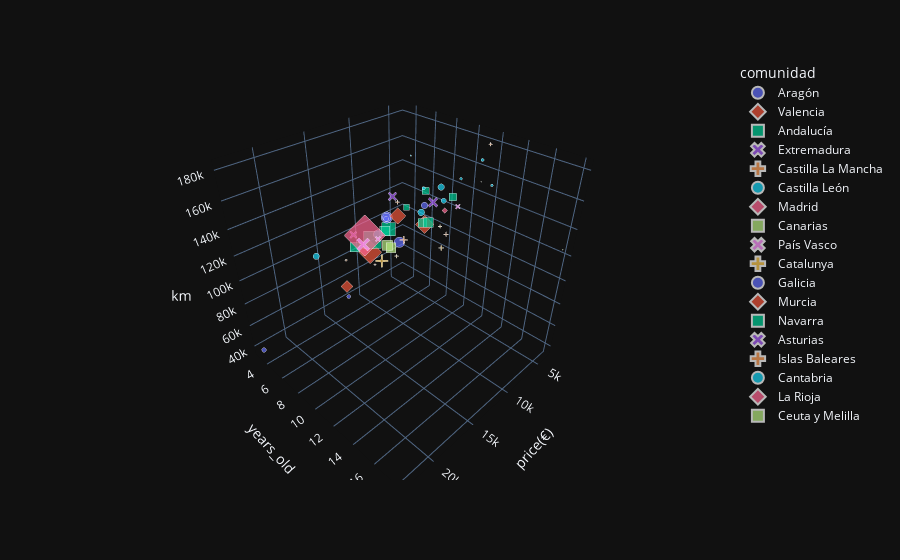

Notebook source saved alongside this figure:
### Markdown cell above
Interestingly, the cheapest regions when looking at the price vs years_old and total_km are from the **canary irelands**.

**Zaragoza, Malaga and Tarragona** seem to be also good places to buy a car, with both years_old and km below most of the other regions.

The few cars advertised in Teruel seem to be quite new and consequently, expensive. Even the horse_power, and percentage professional is large in that region, indicating that there may be a business of **high-end cars**. We can later look at the actual brands to see f this is the case.

### Code cell
fig = px.scatter_3d(df_map_pairs, x="price(€)", y="years_old", z="km", 
                    color="comunidad", 
                    size="number_cars",
                    size_max =30,
                    hover_name="region",
                    hover_data=["percentage_professional", "horse_power", "adds_per_1000_people"],
                    symbol="comunidad",
                    template="plotly_dark"
                   ) 
fig.show()

### Figure 1 — Plotly figure (JSON) as saved in the notebook; plotly's stock layout.template omitted (floating-point values rounded to 4 significant figures)
{"data": [{"customdata": [[93.4, 150, 1.1], [77.5, 130, 0.5], [86.1, 120, 0.9]], "hovertemplate": "<b>%{hovertext}</b><br><br>comunidad=Aragón<br>price(€)=%{x}<br>years_old=%{y}<br>km=%{z}<br>number_cars=%{marker.size}<br>percentage_professional=%{customdata[0]}<br>horse_power=%{customdata[1]}<br>adds_per_1000_people=%{customdata[2]}<extra></extra>", "hovertext": ["Teruel", "Huesca", "Zaragoza"], "legendgroup": "Aragón", "marker": {"color": "#636efa", "size": [166, 111, 904], "sizemode": "area", "sizeref": 8.681, "symbol": "circle"}, "mode": "markers", "name": "Aragón", "scene": "scene", "showlegend": true, "type": "scatter3d", "x": [22900, 14000, 9276], "y": [3, 5, 7], "z": [36000, 59804, 102100.0]}, {"customdata": [[86.5, 125.5, 1.1], [86.6, 120, 0.9], [82.2, 125, 0.8]], "hovertemplate": "<b>%{hovertext}</b><br><br>comunidad=Valencia<br>price(€)=%{x}<br>years_old=%{y}<br>km=%{z}<br>number_cars=%{marker.size}<br>percentage_professional=%{customdata[0]}<br>horse_power=%{customdata[1]}<br>adds_per_1000_people=%{customdata[2]}<extra></extra>", "hovertext": ["Castellon", "Valencia", "Alicante"], "legendgroup": "Valencia", "marker": {"color": "#EF553B", "size": [646, 2387, 1517], "sizemode": "area", "sizeref": 8.681, "symbol": "diamond"}, "mode": "markers", "name": "Valencia", "scene": "scene", "showlegend": true, "type": "scatter3d", "x": [13150, 10900, 8500], "y": [4, 5, 9], "z": [61000, 90000, 123000]}, {"customdata": [[80.3, 120, 0.7], [89.1, 120, 1.5], [76.1, 122, 1], [85, 120, 1.1], [68.8, 120, 0.6], [64.4, 130, 0.7], [68.7, 120, 0.8], [73.4, 120, 0.8]], "hovertemplate": "<b>%{hovertext}</b><br><br>comunidad=Andalucía<br>price(€)=%{x}<br>years_old=%{y}<br>km=%{z}<br>number_cars=%{marker.size}<br>percentage_professional=%{customdata[0]}<br>horse_power=%{customdata[1]}<br>adds_per_1000_people=%{customdata[2]}<extra></extra>", "hovertext": ["Cadiz", "Sevilla", "Malaga", "Cordoba", "Huelva", "Almeria", "Granada", "Jaen"], "legendgroup": "Andalucía", "marker": {"color": "#00cc96", "size": [807, 2821, 1660, 868, 301, 449, 699, 522], "sizemode": "area", "sizeref": 8.681, "symbol": "square"}, "mode": "markers", "name": "Andalucía", "scene": "scene", "showlegend": true, "type": "scatter3d", "x": [11809, 10560, 9500, 10000, 9600, 8500, 8790, 7000.0], "y": [4, 5, 6, 6, 8, 9, 9, 10.5], "z": [93061, 100000, 109990, 110000, 136000, 149000, 125000, 145500]}, {"customdata": [[86.4, 130, 1.2], [79.2, 120, 1]], "hovertemplate": "<b>%{hovertext}</b><br><br>comunidad=Extremadura<br>price(€)=%{x}<br>years_old=%{y}<br>km=%{z}<br>number_cars=%{marker.size}<br>percentage_professional=%{customdata[0]}<br>horse_power=%{customdata[1]}<br>adds_per_1000_people=%{customdata[2]}<extra></extra>", "hovertext": ["Caceres", "Badajoz"], "legendgroup": "Extremadura", "marker": {"color": "#ab63fa", "size": [492, 693], "sizemode": "area", "sizeref": 8.681, "symbol": "x"}, "mode": "markers", "name": "Extremadura", "scene": "scene", "showlegend": true, "type": "scatter3d", "x": [11875, 8900], "y": [4, 6], "z": [104400.0, 135330]}, {"customdata": [[75.9, 130, 0.5], [69.3, 120, 0.5], [70.3, 120, 0.5], [94.6, 130, 2.6], [69.7, 125, 0.5]], "hovertemplate": "<b>%{hovertext}</b><br><br>comunidad=Castilla La Mancha<br>price(€)=%{x}<br>years_old=%{y}<br>km=%{z}<br>number_cars=%{marker.size}<br>percentage_professional=%{customdata[0]}<br>horse_power=%{customdata[1]}<br>adds_per_1000_people=%{customdata[2]}<extra></extra>", "hovertext": ["Cuenca", "Guadalajara", "Toledo", "Albacete", "Ciudad real"], "legendgroup": "Castilla La Mancha", "marker": {"color": "#FFA15A", "size": [116, 127, 377, 1041, 261], "sizemode": "area", "sizeref": 8.681, "symbol": "cross"}, "mode": "markers", "name": "Castilla La Mancha", "scene": "scene", "showlegend": true, "type": "scatter3d", "x": [13000, 10300, 9500, 9950, 4790], "y": [4, 5, 7, 8, 12], "z": [85500, 76000, 136000, 110594, 182000]}, {"customdata": [[91.1, 150, 0.9], [93.9, 130, 1.9], [62.5, 120, 0.2], [66.7, 140, 0.5], [80.9, 130, 0.7], [66, 140, 0.4], [75.4, 140, 0.3], [53.8, 115, 0.3], [80, 120, 0.5]], "hovertemplate": "<b>%{hovertext}</b><br><br>comunidad=Castilla León<br>price(€)=%{x}<br>years_old=%{y}<br>km=%{z}<br>number_cars=%{marker.size}<br>percentage_professional=%{customdata[0]}<br>horse_power=%{customdata[1]}<br>adds_per_1000_people=%{customdata[2]}<extra></extra>", "hovertext": ["Burgos", "Salamanca", "Soria", "Zamora", "Valladolid", "Leon", "Segovia", "Avila", "Palencia"], "legendgroup": "Castilla León", "marker": {"color": "#19d3f3", "size": [326, 669, 16, 90, 371, 215, 57, 52, 80], "sizemode": "area", "sizeref": 8.681, "symbol": "circle"}, "mode": "markers", "name": "Castilla León", "scene": "scene", "showlegend": true, "type": "scatter3d", "x": [16900, 10900, 9095, 8750.0, 9000, 8990, 6800, 3925, 5725], "y": [4.5, 6, 8, 9, 9, 11, 11, 12, 12], "z": [105300.0, 110000, 172500, 151500, 134000, 150000, 160000, 151000, 173500]}, {"customdata": [[88.2, 130, 1.2]], "hovertemplate": "<b>%{hovertext}</b><br><br>comunidad=Madrid<br>price(€)=%{x}<br>years_old=%{y}<br>km=%{z}<br>number_cars=%{marker.size}<br>percentage_professional=%{customdata[0]}<br>horse_power=%{customdata[1]}<br>adds_per_1000_people=%{customdata[2]}<extra></extra>", "hovertext": ["Madrid"], "legendgroup": "Madrid", "marker": {"color": "#FF6692", "size": [7813], "sizemode": "area", "sizeref": 8.681, "symbol": "diamond"}, "mode": "markers", "name": "Madrid", "scene": "scene", "showlegend": true, "type": "scatter3d", "x": [11495], "y": [5], "z": [107000]}, {"customdata": [[73.6, 115, 0.9], [75.6, 110, 0.8]], "hovertemplate": "<b>%{hovertext}</b><br><br>comunidad=Canarias<br>price(€)=%{x}<br>years_old=%{y}<br>km=%{z}<br>number_cars=%{marker.size}<br>percentage_professional=%{customdata[0]}<br>horse_power=%{customdata[1]}<br>adds_per_1000_people=%{customdata[2]}<extra></extra>", "hovertext": ["Santa cruz de tenerife", "Las palmas"], "legendgroup": "Canarias", "marker": {"color": "#B6E880", "size": [939, 881], "sizemode": "area", "sizeref": 8.681, "symbol": "square"}, "mode": "markers", "name": "Canarias", "scene": "scene", "showlegend": true, "type": "scatter3d", "x": [8495, 7990], "y": [5, 5], "z": [87820, 84000]}, {"customdata": [[91.7, 130, 1.3], [70.4, 125, 0.4], [75.7, 130, 0.8]], "hovertemplate": "<b>%{hovertext}</b><br><br>comunidad=País Vasco<br>price(€)=%{x}<br>years_old=%{y}<br>km=%{z}<br>number_cars=%{marker.size}<br>percentage_professional=%{customdata[0]}<br>horse_power=%{customdata[1]}<br>adds_per_1000_people=%{customdata[2]}<extra></extra>", "hovertext": ["Vizcaya", "Guipuzcoa", "Alava"], "legendgroup": "País Vasco", "marker": {"color": "#FF97FF", "size": [1490, 247, 243], "sizemode": "area", "sizeref": 8.681, "symbol": "x"}, "mode": "markers", "name": "País Vasco", "scene": "scene", "showlegend": true, "type": "scatter3d", "x": [11740.0, 10900, 6990], "y": [5, 6, 11], "z": [99670.0, 106000, 140000]}, {"customdata": [[83.7, 130, 0.5], [77.2, 130, 0.6], [67.5, 124, 0.3], [78.6, 125, 0.6]], "hovertemplate": "<b>%{hovertext}</b><br><br>comunidad=Catalunya<br>price(€)=%{x}<br>years_old=%{y}<br>km=%{z}<br>number_cars=%{marker.size}<br>percentage_professional=%{customdata[0]}<br>horse_power=%{customdata[1]}<br>adds_per_1000_people=%{customdata[2]}<extra></extra>", "hovertext": ["Barcelona", "Lleida", "Girona", "Tarragona"], "legendgroup": "Catalunya", "marker": {"color": "#FECB52", "size": [2770, 259, 240, 496], "sizemode": "area", "sizeref": 8.681, "symbol": "cross"}, "mode": "markers", "name": "Catalunya", "scene": "scene", "showlegend": true, "type": "scatter3d", "x": [10500, 10900, 7775, 7445], "y": [6, 8, 10, 10], "z": [85110.0, 100000, 123000, 104000]}, {"customdata": [[81.8, 125, 0.9], [74.5, 135, 0.6], [78.8, 130, 0.6], [79.6, 130, 1]], "hovertemplate": "<b>%{hovertext}</b><br><br>comunidad=Galicia<br>price(€)=%{x}<br>years_old=%{y}<br>km=%{z}<br>number_cars=%{marker.size}<br>percentage_professional=%{customdata[0]}<br>horse_power=%{customdata[1]}<br>adds_per_1000_people=%{customdata[2]}<extra></extra>", "hovertext": ["A coruña", "Pontevedra", "Ourense", "Lugo"], "legendgroup": "Galicia", "marker": {"color": "#636efa", "size": [1063, 599, 203, 358], "sizemode": "area", "sizeref": 8.681, "symbol": "circle"}, "mode": "markers", "name": "Galicia", "scene": "scene", "showlegend": true, "type": "scatter3d", "x": [10900, 10900, 10990, 9994.0], "y": [7, 7, 7, 10], "z": [128000, 128000, 127000, 145800]}, {"customdata": [[77.3, 120, 0.8]], "hovertemplate": "<b>%{hovertext}</b><br><br>comunidad=Murcia<br>price(€)=%{x}<br>years_old=%{y}<br>km=%{z}<br>number_cars=%{marker.size}<br>percentage_professional=%{customdata[0]}<br>horse_power=%{customdata[1]}<br>adds_per_1000_people=%{customdata[2]}<extra></extra>", "hovertext": ["Murcia"], "legendgroup": "Murcia", "marker": {"color": "#EF553B", "size": [1192], "sizemode": "area", "sizeref": 8.681, "symbol": "diamond"}, "mode": "markers", "name": "Murcia", "scene": "scene", "showlegend": true, "type": "scatter3d", "x": [9470], "y": [7], "z": [125000]}, {"customdata": [[87.5, 120, 1.4]], "hovertemplate": "<b>%{hovertext}</b><br><br>comunidad=Navarra<br>price(€)=%{x}<br>years_old=%{y}<br>km=%{z}<br>number_cars=%{marker.size}<br>percentage_professional=%{customdata[0]}<br>horse_power=%{customdata[1]}<br>adds_per_1000_people=%{customdata[2]}<extra></extra>", "hovertext": ["Navarra"], "legendgroup": "Navarra", "marker": {"color": "#00cc96", "size": [886], "sizemode": "area", "sizeref": 8.681, "symbol": "square"}, "mode": "markers", "name": "Navarra", "scene": "scene", "showlegend": true, "type": "scatter3d", "x": [8000], "y": [9], "z": [122900]}, {"customdata": [[78, 130, 0.8]], "hovertemplate": "<b>%{hovertext}</b><br><br>comunidad=Asturias<br>price(€)=%{x}<br>years_old=%{y}<br>km=%{z}<br>number_cars=%{marker.size}<br>percentage_professional=%{customdata[0]}<br>horse_power=%{customdata[1]}<br>adds_per_1000_people=%{customdata[2]}<extra></extra>", "hovertext": ["Asturias"], "legendgroup": "Asturias", "marker": {"color": "#ab63fa", "size": [858], "sizemode": "area", "sizeref": 8.681, "symbol": "x"}, "mode": "markers", "name": "Asturias", "scene": "scene", "showlegend": true, "type": "scatter3d", "x": [8900], "y": [10], "z": [145000]}, {"customdata": [[62.3, 110, 0.4]], "hovertemplate": "<b>%{hovertext}</b><br><br>comunidad=Islas Baleares<br>price(€)=%{x}<br>years_old=%{y}<br>km=%{z}<br>number_cars=%{marker.size}<br>percentage_professional=%{customdata[0]}<br>horse_power=%{customdata[1]}<br>adds_per_1000_people=%{customdata[2]}<extra></extra>", "hovertext": ["Illes balears"], "legendgroup": "Islas Baleares", "marker": {"color": "#FFA15A", "size": [406], "sizemode": "area", "sizeref": 8.681, "symbol": "cross"}, "mode": "markers", "name": "Islas Baleares", "scene": "scene", "showlegend": true, "type": "scatter3d", "x": [6850], "y": [10], "z": [113500]}, {"customdata": [[72, 120, 0.6]], "hovertemplate": "<b>%{hovertext}</b><br><br>comunidad=Cantabria<br>price(€)=%{x}<br>years_old=%{y}<br>km=%{z}<br>number_cars=%{marker.size}<br>percentage_professional=%{customdata[0]}<br>horse_power=%{customdata[1]}<br>adds_per_1000_people=%{customdata[2]}<extra></extra>", "hovertext": ["Cantabria"], "legendgroup": "Cantabria", "marker": {"color": "#19d3f3", "size": [336], "sizemode": "area", "sizeref": 8.681, "symbol": "circle"}, "mode": "markers", "name": "Cantabria", "scene": "scene", "showlegend": true, "type": "scatter3d", "x": [7900], "y": [10], "z": [153500]}, {"customdata": [[68.5, 136, 0.5]], "hovertemplate": "<b>%{hovertext}</b><br><br>comunidad=La Rioja<br>price(€)=%{x}<br>years_old=%{y}<br>km=%{z}<br>number_cars=%{marker.size}<br>percentage_professional=%{customdata[0]}<br>horse_power=%{customdata[1]}<br>adds_per_1000_people=%{customdata[2]}<extra></extra>", "hovertext": ["La rioja"], "legendgroup": "La Rioja", "marker": {"color": "#FF6692", "size": [146], "sizemode": "area", "sizeref": 8.681, "symbol": "diamond"}, "mode": "markers", "name": "La Rioja", "scene": "scene", "showlegend": true, "type": "scatter3d", "x": [8000], "y": [10.5], "z": [138000]}, {"customdata": [[0, 105, 0], [40, 163, 0.1]], "hovertemplate": "<b>%{hovertext}</b><br><br>comunidad=Ceuta y Melilla<br>price(€)=%{x}<br>years_old=%{y}<br>km=%{z}<br>number_cars=%{marker.size}<br>percentage_professional=%{customdata[0]}<br>horse_power=%{customdata[1]}<br>adds_per_1000_people=%{customdata[2]}<extra></extra>", "hovertext": ["Ceuta", "Melilla"], "legendgroup": "Ceuta y Melilla", "marker": {"color": "#B6E880", "size": [3, 5], "sizemode": "area", "sizeref": 8.681, "symbol": "square"}, "mode": "markers", "name": "Ceuta y Melilla", "scene": "scene", "showlegend": true, "type": "scatter3d", "x": [3800, 3700], "y": [11, 18], "z": [150000, 125000]}], "layout": {"autosize": true, "legend": {"itemsizing": "constant", "title": {"text": "comunidad"}, "tracegroupgap": 0}, "margin": {"t": 60}, "scene": {"aspectmode": "auto", "aspectratio": {"x": 1, "y": 1, "z": 1}, "domain": {"x": [0, 1], "y": [0, 1]}, "xaxis": {"title": {"text": "price(€)"}, "type": "linear"}, "yaxis": {"title": {"text": "years_old"}, "type": "linear"}, "zaxis": {"title": {"text": "km"}, "type": "linear"}}}}
